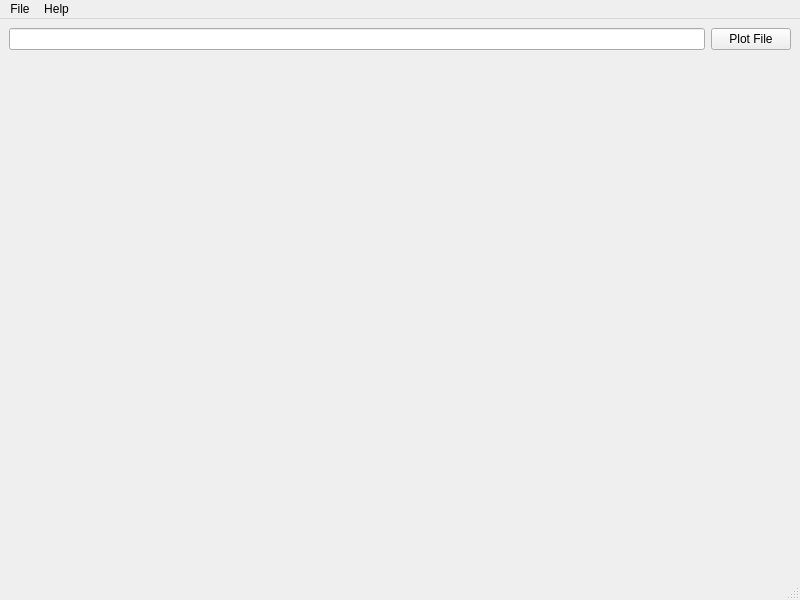
<?xml version="1.0" encoding="UTF-8"?>
<ui version="4.0">
 <class>MainWindow</class>
 <widget class="QMainWindow" name="MainWindow">
  <property name="geometry">
   <rect>
    <x>0</x>
    <y>0</y>
    <width>800</width>
    <height>600</height>
   </rect>
  </property>
  <property name="windowTitle">
   <string>MainWindow</string>
  </property>
  <widget class="QWidget" name="centralwidget">
   <layout class="QVBoxLayout" name="verticalLayout">
    <item>
     <layout class="QHBoxLayout" name="horizontalLayout">
      <item>
       <widget class="QLineEdit" name="file_line_edit"/>
      </item>
      <item>
       <widget class="QPushButton" name="plot_button">
        <property name="text">
         <string>Plot File</string>
        </property>
       </widget>
      </item>
     </layout>
    </item>
    <item>
     <widget class="MatplotlibWidget" name="matplotlib_widget"/>
    </item>
   </layout>
  </widget>
  <widget class="QMenuBar" name="menubar">
   <property name="geometry">
    <rect>
     <x>0</x>
     <y>0</y>
     <width>800</width>
     <height>21</height>
    </rect>
   </property>
   <widget class="QMenu" name="menuFile">
    <property name="title">
     <string>File</string>
    </property>
    <addaction name="actionOpen"/>
    <addaction name="separator"/>
    <addaction name="actionExit"/>
   </widget>
   <widget class="QMenu" name="menu">
    <property name="title">
     <string>Help</string>
    </property>
    <addaction name="actionAbout"/>
   </widget>
   <addaction name="menuFile"/>
   <addaction name="menu"/>
  </widget>
  <widget class="QStatusBar" name="statusbar"/>
  <action name="actionOpen">
   <property name="text">
    <string>Open ...</string>
   </property>
  </action>
  <action name="actionExit">
   <property name="text">
    <string>Exit</string>
   </property>
  </action>
  <action name="actionAbout">
   <property name="text">
    <string>About</string>
   </property>
  </action>
 </widget>
 <customwidgets>
  <customwidget>
   <class>MatplotlibWidget</class>
   <extends>QWidget</extends>
   <header>matplotlibwidget</header>
  </customwidget>
 </customwidgets>
 <resources/>
 <connections/>
</ui>
